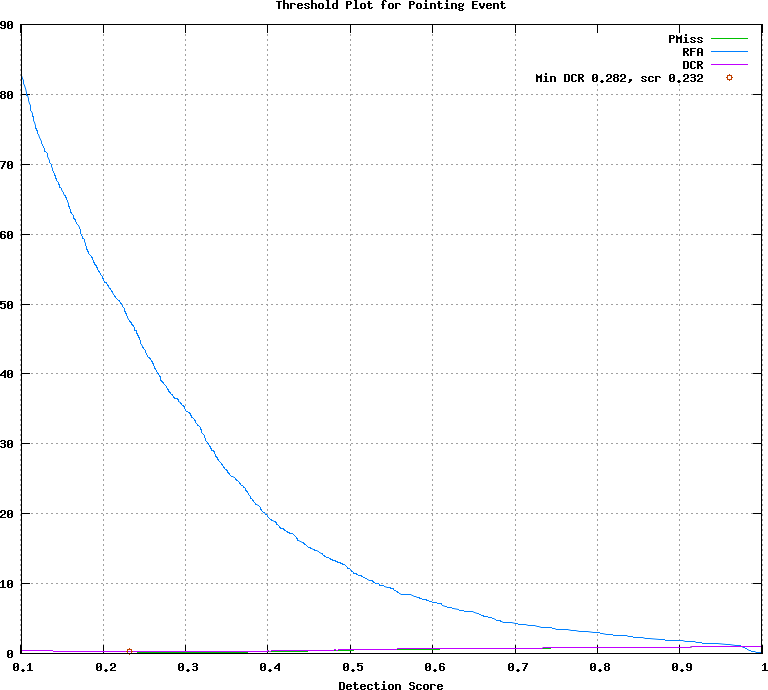

The gnuplot source for this figure:
## GNUPLOT command file
set terminal postscript color
set style data lines
set title 'Threshold Plot for Pointing Event'
set xlabel 'Detection Score'
set grid
set size ratio 0.85
plot [0.101000:0.999000]  \
  'test.det.Pointing_Event.dat.1' using 1:4 title 'PMiss' with lines lt 2, \
  'test.det.Pointing_Event.dat.1' using 1:5 title 'RFA' with lines lt 3, \
  'test.det.Pointing_Event.dat.1' using 1:6 title 'DCR' with lines lt 4, \
  'test.det.Pointing_Event.dat.2' using 1:2 title 'Min DCR 0.282, scr 0.232' with points lt 6
